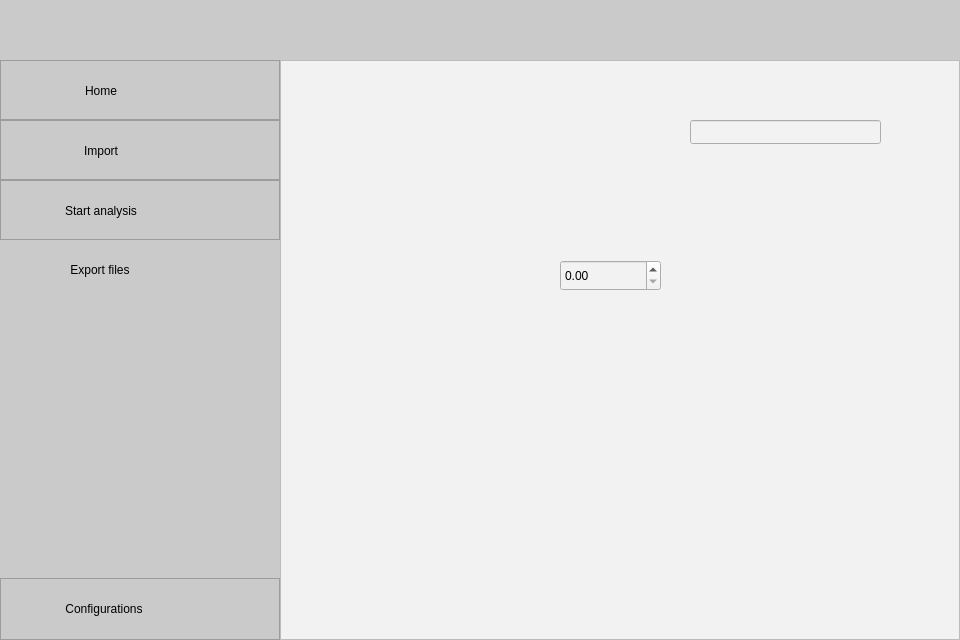
<?xml version="1.0" encoding="UTF-8"?>
<ui version="4.0">
 <class>MainWindow</class>
 <widget class="QMainWindow" name="MainWindow">
  <property name="geometry">
   <rect>
    <x>0</x>
    <y>0</y>
    <width>960</width>
    <height>640</height>
   </rect>
  </property>
  <property name="minimumSize">
   <size>
    <width>960</width>
    <height>640</height>
   </size>
  </property>
  <property name="windowTitle">
   <string>MainWindow</string>
  </property>
  <widget class="QWidget" name="centralwidget">
   <layout class="QVBoxLayout" name="verticalLayout">
    <property name="spacing">
     <number>0</number>
    </property>
    <property name="leftMargin">
     <number>0</number>
    </property>
    <property name="topMargin">
     <number>0</number>
    </property>
    <property name="rightMargin">
     <number>0</number>
    </property>
    <property name="bottomMargin">
     <number>0</number>
    </property>
    <item>
     <widget class="QFrame" name="toolbarPanel">
      <property name="minimumSize">
       <size>
        <width>0</width>
        <height>60</height>
       </size>
      </property>
      <property name="maximumSize">
       <size>
        <width>16777215</width>
        <height>60</height>
       </size>
      </property>
      <property name="styleSheet">
       <string notr="true">background-color: rgb(202, 202, 202);</string>
      </property>
      <property name="frameShape">
       <enum>QFrame::NoFrame</enum>
      </property>
      <property name="frameShadow">
       <enum>QFrame::Plain</enum>
      </property>
      <layout class="QHBoxLayout" name="horizontalLayout">
       <property name="spacing">
        <number>7</number>
       </property>
       <property name="leftMargin">
        <number>0</number>
       </property>
       <property name="topMargin">
        <number>0</number>
       </property>
       <property name="rightMargin">
        <number>0</number>
       </property>
       <property name="bottomMargin">
        <number>0</number>
       </property>
       <item>
        <widget class="QFrame" name="frmMenu">
         <property name="minimumSize">
          <size>
           <width>60</width>
           <height>60</height>
          </size>
         </property>
         <property name="maximumSize">
          <size>
           <width>60</width>
           <height>60</height>
          </size>
         </property>
         <property name="frameShape">
          <enum>QFrame::NoFrame</enum>
         </property>
         <property name="frameShadow">
          <enum>QFrame::Plain</enum>
         </property>
         <layout class="QVBoxLayout" name="verticalLayout_5">
          <property name="spacing">
           <number>0</number>
          </property>
          <property name="leftMargin">
           <number>0</number>
          </property>
          <property name="topMargin">
           <number>0</number>
          </property>
          <property name="rightMargin">
           <number>0</number>
          </property>
          <property name="bottomMargin">
           <number>0</number>
          </property>
          <item>
           <widget class="QPushButton" name="btnToggleMenu">
            <property name="sizePolicy">
             <sizepolicy hsizetype="Expanding" vsizetype="Expanding">
              <horstretch>0</horstretch>
              <verstretch>0</verstretch>
             </sizepolicy>
            </property>
            <property name="styleSheet">
             <string notr="true">QPushButton{
	background-color: rgb(202, 202, 202);
}
QPushButton:hover{
	background-color: rgb(192, 192, 192);
	
	background-color: rgb(59, 165, 223);
	border-left-color: rgb(85, 255, 255);
	border-left-size: 8px
}</string>
            </property>
            <property name="text">
             <string/>
            </property>
            <property name="icon">
             <iconset resource="resources/resourcesModern.qrc">
              <normaloff>:/icons/icons/men.png</normaloff>:/icons/icons/men.png</iconset>
            </property>
            <property name="flat">
             <bool>true</bool>
            </property>
           </widget>
          </item>
         </layout>
        </widget>
       </item>
       <item>
        <widget class="QFrame" name="frmPageTitle">
         <property name="frameShape">
          <enum>QFrame::NoFrame</enum>
         </property>
         <property name="frameShadow">
          <enum>QFrame::Plain</enum>
         </property>
        </widget>
       </item>
      </layout>
     </widget>
    </item>
    <item>
     <widget class="QFrame" name="mainPanel">
      <property name="styleSheet">
       <string notr="true">background-color: rgb(242, 242, 242);</string>
      </property>
      <property name="frameShape">
       <enum>QFrame::NoFrame</enum>
      </property>
      <property name="frameShadow">
       <enum>QFrame::Plain</enum>
      </property>
      <layout class="QHBoxLayout" name="horizontalLayout_2">
       <property name="spacing">
        <number>0</number>
       </property>
       <property name="leftMargin">
        <number>0</number>
       </property>
       <property name="topMargin">
        <number>0</number>
       </property>
       <property name="rightMargin">
        <number>0</number>
       </property>
       <property name="bottomMargin">
        <number>0</number>
       </property>
       <item>
        <widget class="QFrame" name="frmSidePanel">
         <property name="minimumSize">
          <size>
           <width>280</width>
           <height>0</height>
          </size>
         </property>
         <property name="maximumSize">
          <size>
           <width>280</width>
           <height>16777215</height>
          </size>
         </property>
         <property name="styleSheet">
          <string notr="true">background-color: rgb(202, 202, 202);</string>
         </property>
         <property name="frameShape">
          <enum>QFrame::NoFrame</enum>
         </property>
         <property name="frameShadow">
          <enum>QFrame::Plain</enum>
         </property>
         <layout class="QVBoxLayout" name="verticalLayout_4">
          <property name="spacing">
           <number>0</number>
          </property>
          <property name="leftMargin">
           <number>0</number>
          </property>
          <property name="topMargin">
           <number>0</number>
          </property>
          <property name="rightMargin">
           <number>0</number>
          </property>
          <property name="bottomMargin">
           <number>0</number>
          </property>
          <item>
           <widget class="QFrame" name="frmHome">
            <property name="minimumSize">
             <size>
              <width>60</width>
              <height>60</height>
             </size>
            </property>
            <property name="maximumSize">
             <size>
              <width>280</width>
              <height>60</height>
             </size>
            </property>
            <property name="frameShape">
             <enum>QFrame::StyledPanel</enum>
            </property>
            <property name="frameShadow">
             <enum>QFrame::Raised</enum>
            </property>
            <layout class="QHBoxLayout" name="horizontalLayout_4">
             <property name="spacing">
              <number>0</number>
             </property>
             <property name="leftMargin">
              <number>0</number>
             </property>
             <property name="topMargin">
              <number>0</number>
             </property>
             <property name="rightMargin">
              <number>0</number>
             </property>
             <property name="bottomMargin">
              <number>0</number>
             </property>
             <item>
              <widget class="QPushButton" name="btn_home_ico">
               <property name="sizePolicy">
                <sizepolicy hsizetype="Fixed" vsizetype="Fixed">
                 <horstretch>0</horstretch>
                 <verstretch>0</verstretch>
                </sizepolicy>
               </property>
               <property name="minimumSize">
                <size>
                 <width>60</width>
                 <height>60</height>
                </size>
               </property>
               <property name="maximumSize">
                <size>
                 <width>60</width>
                 <height>60</height>
                </size>
               </property>
               <property name="cursor">
                <cursorShape>PointingHandCursor</cursorShape>
               </property>
               <property name="styleSheet">
                <string notr="true">QPushButton{
	background-color: rgb(202, 202, 202);
}
QPushButton:hover{
	background-color: rgb(192, 192, 192);
	
	background-color: rgb(59, 165, 223);
	border: 8px solid
	border-color: rgb(0, 255, 0);
}</string>
               </property>
               <property name="text">
                <string/>
               </property>
               <property name="icon">
                <iconset resource="resources/resourcesModern.qrc">
                 <normaloff>:/icons/icons/up-arrow-with-house-shape-outlined-symbol.png</normaloff>:/icons/icons/up-arrow-with-house-shape-outlined-symbol.png</iconset>
               </property>
               <property name="iconSize">
                <size>
                 <width>20</width>
                 <height>20</height>
                </size>
               </property>
               <property name="flat">
                <bool>true</bool>
               </property>
              </widget>
             </item>
             <item alignment="Qt::AlignLeft">
              <widget class="QPushButton" name="btn_home">
               <property name="minimumSize">
                <size>
                 <width>0</width>
                 <height>60</height>
                </size>
               </property>
               <property name="maximumSize">
                <size>
                 <width>220</width>
                 <height>60</height>
                </size>
               </property>
               <property name="text">
                <string>Home</string>
               </property>
               <property name="flat">
                <bool>true</bool>
               </property>
              </widget>
             </item>
            </layout>
           </widget>
          </item>
          <item>
           <widget class="QFrame" name="frmImport">
            <property name="minimumSize">
             <size>
              <width>60</width>
              <height>60</height>
             </size>
            </property>
            <property name="maximumSize">
             <size>
              <width>280</width>
              <height>60</height>
             </size>
            </property>
            <property name="frameShape">
             <enum>QFrame::StyledPanel</enum>
            </property>
            <property name="frameShadow">
             <enum>QFrame::Raised</enum>
            </property>
            <layout class="QHBoxLayout" name="horizontalLayout_5">
             <property name="spacing">
              <number>0</number>
             </property>
             <property name="leftMargin">
              <number>0</number>
             </property>
             <property name="topMargin">
              <number>0</number>
             </property>
             <property name="rightMargin">
              <number>0</number>
             </property>
             <property name="bottomMargin">
              <number>0</number>
             </property>
             <item>
              <widget class="QPushButton" name="btn_import_ico">
               <property name="minimumSize">
                <size>
                 <width>60</width>
                 <height>60</height>
                </size>
               </property>
               <property name="maximumSize">
                <size>
                 <width>60</width>
                 <height>60</height>
                </size>
               </property>
               <property name="font">
                <font>
                 <pointsize>10</pointsize>
                 <stylestrategy>NoAntialias</stylestrategy>
                </font>
               </property>
               <property name="text">
                <string/>
               </property>
               <property name="icon">
                <iconset resource="resources/resourcesModern.qrc">
                 <normaloff>:/icons/icons/upload.png</normaloff>:/icons/icons/upload.png</iconset>
               </property>
               <property name="iconSize">
                <size>
                 <width>20</width>
                 <height>20</height>
                </size>
               </property>
               <property name="flat">
                <bool>true</bool>
               </property>
              </widget>
             </item>
             <item alignment="Qt::AlignLeft">
              <widget class="QPushButton" name="btn_import">
               <property name="minimumSize">
                <size>
                 <width>0</width>
                 <height>60</height>
                </size>
               </property>
               <property name="maximumSize">
                <size>
                 <width>220</width>
                 <height>60</height>
                </size>
               </property>
               <property name="text">
                <string>Import</string>
               </property>
               <property name="flat">
                <bool>true</bool>
               </property>
              </widget>
             </item>
            </layout>
           </widget>
          </item>
          <item>
           <widget class="QFrame" name="frmAnalysis">
            <property name="minimumSize">
             <size>
              <width>280</width>
              <height>60</height>
             </size>
            </property>
            <property name="maximumSize">
             <size>
              <width>280</width>
              <height>60</height>
             </size>
            </property>
            <property name="frameShape">
             <enum>QFrame::StyledPanel</enum>
            </property>
            <property name="frameShadow">
             <enum>QFrame::Raised</enum>
            </property>
            <layout class="QHBoxLayout" name="horizontalLayout_6">
             <property name="spacing">
              <number>0</number>
             </property>
             <property name="leftMargin">
              <number>0</number>
             </property>
             <property name="topMargin">
              <number>0</number>
             </property>
             <property name="rightMargin">
              <number>0</number>
             </property>
             <property name="bottomMargin">
              <number>0</number>
             </property>
             <item>
              <widget class="QPushButton" name="btn_analysis_ico">
               <property name="minimumSize">
                <size>
                 <width>60</width>
                 <height>60</height>
                </size>
               </property>
               <property name="maximumSize">
                <size>
                 <width>60</width>
                 <height>60</height>
                </size>
               </property>
               <property name="text">
                <string/>
               </property>
               <property name="icon">
                <iconset resource="resources/resourcesModern.qrc">
                 <normaloff>:/icons/icons/play-triangle-outline.png</normaloff>:/icons/icons/play-triangle-outline.png</iconset>
               </property>
               <property name="iconSize">
                <size>
                 <width>20</width>
                 <height>20</height>
                </size>
               </property>
               <property name="flat">
                <bool>true</bool>
               </property>
              </widget>
             </item>
             <item alignment="Qt::AlignLeft">
              <widget class="QPushButton" name="btn_analysis">
               <property name="minimumSize">
                <size>
                 <width>0</width>
                 <height>60</height>
                </size>
               </property>
               <property name="maximumSize">
                <size>
                 <width>220</width>
                 <height>60</height>
                </size>
               </property>
               <property name="text">
                <string>Start analysis</string>
               </property>
               <property name="flat">
                <bool>true</bool>
               </property>
              </widget>
             </item>
            </layout>
           </widget>
          </item>
          <item>
           <widget class="QFrame" name="frmExport">
            <property name="minimumSize">
             <size>
              <width>280</width>
              <height>60</height>
             </size>
            </property>
            <property name="maximumSize">
             <size>
              <width>280</width>
              <height>60</height>
             </size>
            </property>
            <property name="frameShape">
             <enum>QFrame::NoFrame</enum>
            </property>
            <property name="frameShadow">
             <enum>QFrame::Plain</enum>
            </property>
            <layout class="QHBoxLayout" name="horizontalLayout_7">
             <property name="spacing">
              <number>0</number>
             </property>
             <property name="leftMargin">
              <number>0</number>
             </property>
             <property name="topMargin">
              <number>0</number>
             </property>
             <property name="rightMargin">
              <number>0</number>
             </property>
             <property name="bottomMargin">
              <number>0</number>
             </property>
             <item>
              <widget class="QPushButton" name="btn_export_ico">
               <property name="minimumSize">
                <size>
                 <width>60</width>
                 <height>60</height>
                </size>
               </property>
               <property name="maximumSize">
                <size>
                 <width>60</width>
                 <height>60</height>
                </size>
               </property>
               <property name="text">
                <string/>
               </property>
               <property name="icon">
                <iconset resource="resources/resourcesModern.qrc">
                 <normaloff>:/icons/icons/download-down-arrow-symbol.png</normaloff>:/icons/icons/download-down-arrow-symbol.png</iconset>
               </property>
               <property name="iconSize">
                <size>
                 <width>20</width>
                 <height>20</height>
                </size>
               </property>
               <property name="flat">
                <bool>true</bool>
               </property>
              </widget>
             </item>
             <item alignment="Qt::AlignLeft">
              <widget class="QPushButton" name="btn_export">
               <property name="minimumSize">
                <size>
                 <width>0</width>
                 <height>60</height>
                </size>
               </property>
               <property name="maximumSize">
                <size>
                 <width>220</width>
                 <height>60</height>
                </size>
               </property>
               <property name="text">
                <string>Export files</string>
               </property>
               <property name="flat">
                <bool>true</bool>
               </property>
              </widget>
             </item>
            </layout>
           </widget>
          </item>
          <item alignment="Qt::AlignBottom">
           <widget class="QFrame" name="frmConfigurations">
            <property name="frameShape">
             <enum>QFrame::StyledPanel</enum>
            </property>
            <property name="frameShadow">
             <enum>QFrame::Raised</enum>
            </property>
            <layout class="QHBoxLayout" name="horizontalLayout_8">
             <property name="spacing">
              <number>0</number>
             </property>
             <property name="leftMargin">
              <number>0</number>
             </property>
             <property name="topMargin">
              <number>0</number>
             </property>
             <property name="rightMargin">
              <number>0</number>
             </property>
             <property name="bottomMargin">
              <number>0</number>
             </property>
             <item>
              <widget class="QPushButton" name="btn_configuration_ico">
               <property name="minimumSize">
                <size>
                 <width>60</width>
                 <height>60</height>
                </size>
               </property>
               <property name="maximumSize">
                <size>
                 <width>60</width>
                 <height>60</height>
                </size>
               </property>
               <property name="text">
                <string/>
               </property>
               <property name="icon">
                <iconset resource="resources/resourcesModern.qrc">
                 <normaloff>:/icons/icons/gear-outlined-symbol.png</normaloff>:/icons/icons/gear-outlined-symbol.png</iconset>
               </property>
               <property name="iconSize">
                <size>
                 <width>20</width>
                 <height>20</height>
                </size>
               </property>
               <property name="flat">
                <bool>true</bool>
               </property>
              </widget>
             </item>
             <item alignment="Qt::AlignLeft">
              <widget class="QPushButton" name="btn_configuration">
               <property name="minimumSize">
                <size>
                 <width>0</width>
                 <height>60</height>
                </size>
               </property>
               <property name="maximumSize">
                <size>
                 <width>220</width>
                 <height>60</height>
                </size>
               </property>
               <property name="text">
                <string>Configurations</string>
               </property>
               <property name="flat">
                <bool>true</bool>
               </property>
              </widget>
             </item>
            </layout>
           </widget>
          </item>
         </layout>
        </widget>
       </item>
       <item>
        <widget class="QFrame" name="frmContent">
         <property name="minimumSize">
          <size>
           <width>0</width>
           <height>0</height>
          </size>
         </property>
         <property name="maximumSize">
          <size>
           <width>16777215</width>
           <height>16777215</height>
          </size>
         </property>
         <property name="frameShape">
          <enum>QFrame::NoFrame</enum>
         </property>
         <property name="frameShadow">
          <enum>QFrame::Plain</enum>
         </property>
         <layout class="QHBoxLayout" name="horizontalLayout_3">
          <property name="spacing">
           <number>0</number>
          </property>
          <property name="leftMargin">
           <number>0</number>
          </property>
          <property name="topMargin">
           <number>0</number>
          </property>
          <property name="rightMargin">
           <number>0</number>
          </property>
          <property name="bottomMargin">
           <number>0</number>
          </property>
          <item>
           <widget class="QStackedWidget" name="stackedPages">
            <property name="styleSheet">
             <string notr="true">background-color: rgb(242, 242, 242);</string>
            </property>
            <property name="currentIndex">
             <number>1</number>
            </property>
            <widget class="QWidget" name="summary">
             <layout class="QVBoxLayout" name="verticalLayout_3">
              <property name="spacing">
               <number>0</number>
              </property>
              <property name="leftMargin">
               <number>0</number>
              </property>
              <property name="topMargin">
               <number>0</number>
              </property>
              <property name="rightMargin">
               <number>0</number>
              </property>
              <property name="bottomMargin">
               <number>0</number>
              </property>
              <item>
               <widget class="QFrame" name="frame_5">
                <property name="frameShape">
                 <enum>QFrame::StyledPanel</enum>
                </property>
                <property name="frameShadow">
                 <enum>QFrame::Raised</enum>
                </property>
               </widget>
              </item>
             </layout>
            </widget>
            <widget class="QWidget" name="results">
             <layout class="QVBoxLayout" name="verticalLayout_2">
              <property name="spacing">
               <number>0</number>
              </property>
              <property name="leftMargin">
               <number>0</number>
              </property>
              <property name="topMargin">
               <number>0</number>
              </property>
              <property name="rightMargin">
               <number>0</number>
              </property>
              <property name="bottomMargin">
               <number>0</number>
              </property>
              <item>
               <widget class="QFrame" name="frame_3">
                <property name="frameShape">
                 <enum>QFrame::StyledPanel</enum>
                </property>
                <property name="frameShadow">
                 <enum>QFrame::Raised</enum>
                </property>
                <widget class="QLineEdit" name="lineEdit">
                 <property name="geometry">
                  <rect>
                   <x>410</x>
                   <y>60</y>
                   <width>191</width>
                   <height>24</height>
                  </rect>
                 </property>
                 <property name="minimumSize">
                  <size>
                   <width>0</width>
                   <height>24</height>
                  </size>
                 </property>
                 <property name="maximumSize">
                  <size>
                   <width>16777215</width>
                   <height>24</height>
                  </size>
                 </property>
                </widget>
                <widget class="QDoubleSpinBox" name="doubleSpinBox">
                 <property name="geometry">
                  <rect>
                   <x>280</x>
                   <y>200</y>
                   <width>101</width>
                   <height>31</height>
                  </rect>
                 </property>
                </widget>
               </widget>
              </item>
             </layout>
            </widget>
           </widget>
          </item>
         </layout>
        </widget>
       </item>
      </layout>
     </widget>
    </item>
   </layout>
  </widget>
 </widget>
 <resources>
  <include location="resources/resourcesModern.qrc"/>
 </resources>
 <connections/>
</ui>
